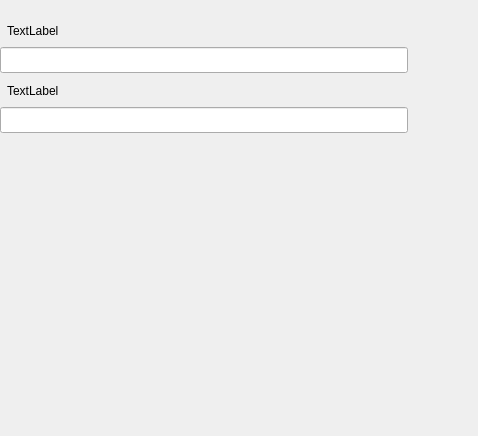
                     <widget class="QWidget" name="ProjectPage">
                      <layout class="QVBoxLayout" name="verticalLayout_23">
                       <property name="spacing">
                        <number>0</number>
                       </property>
                       <property name="leftMargin">
                        <number>0</number>
                       </property>
                       <property name="topMargin">
                        <number>20</number>
                       </property>
                       <property name="rightMargin">
                        <number>0</number>
                       </property>
                       <property name="bottomMargin">
                        <number>15</number>
                       </property>
                       <item>
                        <widget class="QWidget" name="horizontalWidget_5" native="true">
                         <property name="minimumSize">
                          <size>
                           <width>0</width>
                           <height>60</height>
                          </size>
                         </property>
                         <property name="maximumSize">
                          <size>
                           <width>16777215</width>
                           <height>60</height>
                          </size>
                         </property>
                         <layout class="QVBoxLayout" name="verticalLayout_17">
                          <property name="spacing">
                           <number>0</number>
                          </property>
                          <property name="leftMargin">
                           <number>0</number>
                          </property>
                          <property name="topMargin">
                           <number>0</number>
                          </property>
                          <property name="rightMargin">
                           <number>0</number>
                          </property>
                          <property name="bottomMargin">
                           <number>0</number>
                          </property>
                          <item>
                           <layout class="QHBoxLayout" name="horizontalLayout_21">
                            <property name="spacing">
                             <number>0</number>
                            </property>
                            <property name="leftMargin">
                             <number>7</number>
                            </property>
                            <item>
                             <widget class="QLabel" name="projPathText">
                              <property name="minimumSize">
                               <size>
                                <width>0</width>
                                <height>18</height>
                               </size>
                              </property>
                              <property name="maximumSize">
                               <size>
                                <width>16777215</width>
                                <height>18</height>
                               </size>
                              </property>
                              <property name="text">
                               <string>TextLabel</string>
                              </property>
                             </widget>
                            </item>
                           </layout>
                          </item>
                          <item>
                           <widget class="QWidget" name="widget_6" native="true">
                            <property name="minimumSize">
                             <size>
                              <width>0</width>
                              <height>36</height>
                             </size>
                            </property>
                            <property name="maximumSize">
                             <size>
                              <width>16777215</width>
                              <height>36</height>
                             </size>
                            </property>
                            <layout class="QHBoxLayout" name="horizontalLayout_22">
                             <property name="spacing">
                              <number>9</number>
                             </property>
                             <property name="leftMargin">
                              <number>0</number>
                             </property>
                             <property name="topMargin">
                              <number>0</number>
                             </property>
                             <property name="rightMargin">
                              <number>0</number>
                             </property>
                             <property name="bottomMargin">
                              <number>0</number>
                             </property>
                             <item>
                              <widget class="QLineEdit" name="projPathEdit">
                               <property name="minimumSize">
                                <size>
                                 <width>408</width>
                                 <height>26</height>
                                </size>
                               </property>
                               <property name="maximumSize">
                                <size>
                                 <width>408</width>
                                 <height>26</height>
                                </size>
                               </property>
                              </widget>
                             </item>
                             <item>
                              <widget class="QPushButton" name="projPathButton">
                               <property name="minimumSize">
                                <size>
                                 <width>21</width>
                                 <height>14</height>
                                </size>
                               </property>
                               <property name="maximumSize">
                                <size>
                                 <width>21</width>
                                 <height>16777215</height>
                                </size>
                               </property>
                               <property name="text">
                                <string/>
                               </property>
                               <property name="flat">
                                <bool>true</bool>
                               </property>
                              </widget>
                             </item>
                             <item>
                              <spacer name="horizontalSpacer_11">
                               <property name="orientation">
                                <enum>Qt::Horizontal</enum>
                               </property>
                               <property name="sizeHint" stdset="0">
                                <size>
                                 <width>40</width>
                                 <height>20</height>
                                </size>
                               </property>
                              </spacer>
                             </item>
                            </layout>
                           </widget>
                          </item>
                         </layout>
                        </widget>
                       </item>
                       <item>
                        <widget class="QWidget" name="horizontalWidget_6" native="true">
                         <property name="minimumSize">
                          <size>
                           <width>0</width>
                           <height>60</height>
                          </size>
                         </property>
                         <property name="maximumSize">
                          <size>
                           <width>16777215</width>
                           <height>60</height>
                          </size>
                         </property>
                         <layout class="QVBoxLayout" name="verticalLayout_24">
                          <property name="spacing">
                           <number>0</number>
                          </property>
                          <property name="leftMargin">
                           <number>0</number>
                          </property>
                          <property name="topMargin">
                           <number>0</number>
                          </property>
                          <property name="rightMargin">
                           <number>0</number>
                          </property>
                          <property name="bottomMargin">
                           <number>0</number>
                          </property>
                          <item>
                           <layout class="QHBoxLayout" name="horizontalLayout_23">
                            <property name="spacing">
                             <number>0</number>
                            </property>
                            <property name="leftMargin">
                             <number>7</number>
                            </property>
                            <item>
                             <widget class="QLabel" name="taskPathText">
                              <property name="minimumSize">
                               <size>
                                <width>0</width>
                                <height>18</height>
                               </size>
                              </property>
                              <property name="maximumSize">
                               <size>
                                <width>16777215</width>
                                <height>18</height>
                               </size>
                              </property>
                              <property name="text">
                               <string>TextLabel</string>
                              </property>
                             </widget>
                            </item>
                           </layout>
                          </item>
                          <item>
                           <widget class="QWidget" name="widget_8" native="true">
                            <property name="minimumSize">
                             <size>
                              <width>0</width>
                              <height>36</height>
                             </size>
                            </property>
                            <property name="maximumSize">
                             <size>
                              <width>16777215</width>
                              <height>36</height>
                             </size>
                            </property>
                            <layout class="QHBoxLayout" name="horizontalLayout_28">
                             <property name="spacing">
                              <number>9</number>
                             </property>
                             <property name="leftMargin">
                              <number>0</number>
                             </property>
                             <property name="topMargin">
                              <number>0</number>
                             </property>
                             <property name="rightMargin">
                              <number>0</number>
                             </property>
                             <property name="bottomMargin">
                              <number>0</number>
                             </property>
                             <item>
                              <widget class="QLineEdit" name="taskPathEdit">
                               <property name="minimumSize">
                                <size>
                                 <width>408</width>
                                 <height>26</height>
                                </size>
                               </property>
                               <property name="maximumSize">
                                <size>
                                 <width>408</width>
                                 <height>26</height>
                                </size>
                               </property>
                              </widget>
                             </item>
                             <item>
                              <widget class="QPushButton" name="taskPathButton">
                               <property name="minimumSize">
                                <size>
                                 <width>21</width>
                                 <height>14</height>
                                </size>
                               </property>
                               <property name="maximumSize">
                                <size>
                                 <width>21</width>
                                 <height>16777215</height>
                                </size>
                               </property>
                               <property name="text">
                                <string/>
                               </property>
                               <property name="flat">
                                <bool>true</bool>
                               </property>
                              </widget>
                             </item>
                             <item>
                              <spacer name="horizontalSpacer_12">
                               <property name="orientation">
                                <enum>Qt::Horizontal</enum>
                               </property>
                               <property name="sizeHint" stdset="0">
                                <size>
                                 <width>40</width>
                                 <height>20</height>
                                </size>
                               </property>
                              </spacer>
                             </item>
                            </layout>
                           </widget>
                          </item>
                         </layout>
                        </widget>
                       </item>
                       <item>
                        <spacer name="verticalSpacer_6">
                         <property name="orientation">
                          <enum>Qt::Vertical</enum>
                         </property>
                         <property name="sizeHint" stdset="0">
                          <size>
                           <width>20</width>
                           <height>281</height>
                          </size>
                         </property>
                        </spacer>
                       </item>
                      </layout>
                     </widget>
